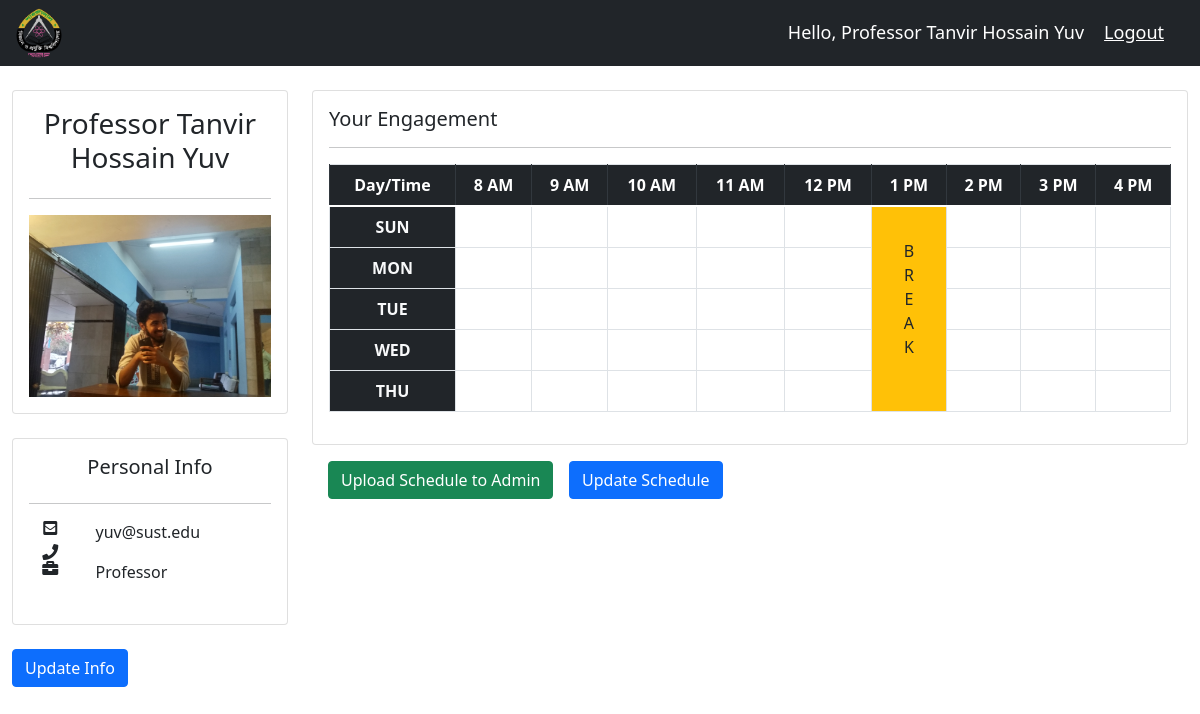
Screenshot of /profile/ (signed in) with the database file from the repository.
### accounts/models.py (models this page shows, shortened)
class User(AbstractBaseUser, PermissionsMixin):
    email = models.EmailField(_('email address'), unique=True)
    first_name = models.CharField(_('first name'), max_length=30, blank=True)
    last_name = models.CharField(_('last name'), max_length=30, blank=True)
    date_joined = models.DateTimeField(_('date joined'), auto_now_add=True)
    is_staff = models.BooleanField(_('staff'), default=False)
    is_active = models.BooleanField(_('active'), default=True)
    avatar = models.ImageField(
        default="avatars/default_avatar.png", upload_to='avatars/', null=True, blank=True)
    is_student = models.BooleanField(default=False)
    is_teacher = models.BooleanField(default=False)
    objects = UserManager()
    USERNAME_FIELD = 'email'
    REQUIRED_FIELDS = []
    class Meta:
        verbose_name = _('user')
        verbose_name_plural = _('users')
    def get_full_name(self):
        full_name = '%s %s' % (self.first_name, self.last_name)
        return full_name.strip()

### accounts/decorators.py (the view)
        def wrapper_func(request, *args, **kwargs):
            role = None
            if request.user.is_student:
                role = 'student'
            elif request.user.is_teacher:
                role = 'teacher'
            elif request.user.is_superuser:
                role = 'admin'
            if role in allowed_roles:
                return view_func(request, *args, **kwargs)
            elif request.user.is_teacher:
                return redirect('teacher_profile')
            else:
                return redirect('view_routine')

### accounts/models.py (called while the page is built)
    def get_id(self):
        return self.day + self.time

    def __str__(self):
        return self.get_id()

### core/views.py (called while the page is built, shortened)
@login_required(login_url='login')
@allowed_user(allowed_roles=['teacher'])
def teacherProfile(request):
    user = request.user
    teacher = request.user.teacher
    informationForm, engagementForm = None, None
    if not informationForm:
        informationForm = UserProfileForm(instance=user)
    engagementForm = TeacherProfileForm(instance=teacher)
    context = {'informationForm': informationForm,
               'engagementForm': engagementForm}
    return render(request, "core/teacher_profile.html", context)

### core/templates/core/teacher_profile.html (shortened to what this page needs)
{% extends 'accounts/base.html' %}
{% load static %}
{% load crispy_forms_tags %}
{% block body %}
<br>
<div class="row">
    <div class="col-md-3">
        <div class="card card-body">
            <h3 style="text-align: center">{{ request.user.get_full_name }}</h3>
            <hr>
            <img class="profile-pic" src="{{request.user.avatar.url}}">
        </div>
        <br>
        <div class="" style="display: block;" id="show_info">
            <div class="card card-body">
                <h5 class="card-title text-center">Personal Info</h5>
                <hr>
                <div class="row">
                    <i class="fas fa-envelope-square col-md-3 text-center"></i>
                    <span class="col-md-9">{{ informationForm.email.value }}</span>
                </div>
                <div class="row">
                    <i class="fas fa-phone col-md-3 text-center"></i>
                    <span class="col-md-9">{{ engagementForm.phone_number.value.as_national }}</span>
                </div>
                <div class="row">
                    <i class="fas fa-briefcase col-md-3 text-center"></i>
                    {% for x, y in engagementForm.fields.designation.choices %}
                    {% if engagementForm.designation.value == x %}
                    <span class="col-md-9" id="desg">
                        {{ y }}
                    </span>
                    {% endif %}
                    {% endfor %}
                </div>
                <br>
            </div>
            <span class="btn btn-primary mt-4" onclick="hideInfo()">Update Info</span>
        </div>
    </div>
    <div class="col-md-9">
        {% include 'core/schedule.html' %}
    </div>
</div>
<br><br>
{% endblock %}

### accounts/templates/accounts/navbar.html (shortened to what this page needs)
{% load static %}
<nav class="navbar navbar-expand-lg navbar-dark bg-dark">
  <div class="collapse navbar-collapse" id="navbarNav">
    <ul class="navbar-nav">
      <img id="nav_logo" src="{% static 'images\logo.png' %}">
    </ul>
  </div>
  <span class="hello-msg">Hello, {{request.user.get_full_name}}</span>
  <span><a class="hello-msg" href="{% url 'logout' %}">Logout</a></span>
</nav>

### accounts/templates/accounts/navbar.html (style rules this page uses)
.hello-msg { font-size: 18px; color: #fff; margin-right: 20px; }
#nav_logo { max-width: 200px; max-height: 50px; margin: 0 auto; border-radius: 50%; }

### rows the page displays
User: user.get_full_name "Professor Tanvir Hossain Yuv", user.avatar (picture), email.value "yuv@sust.edu"

### other values shown
{{ y }} "Professor"
